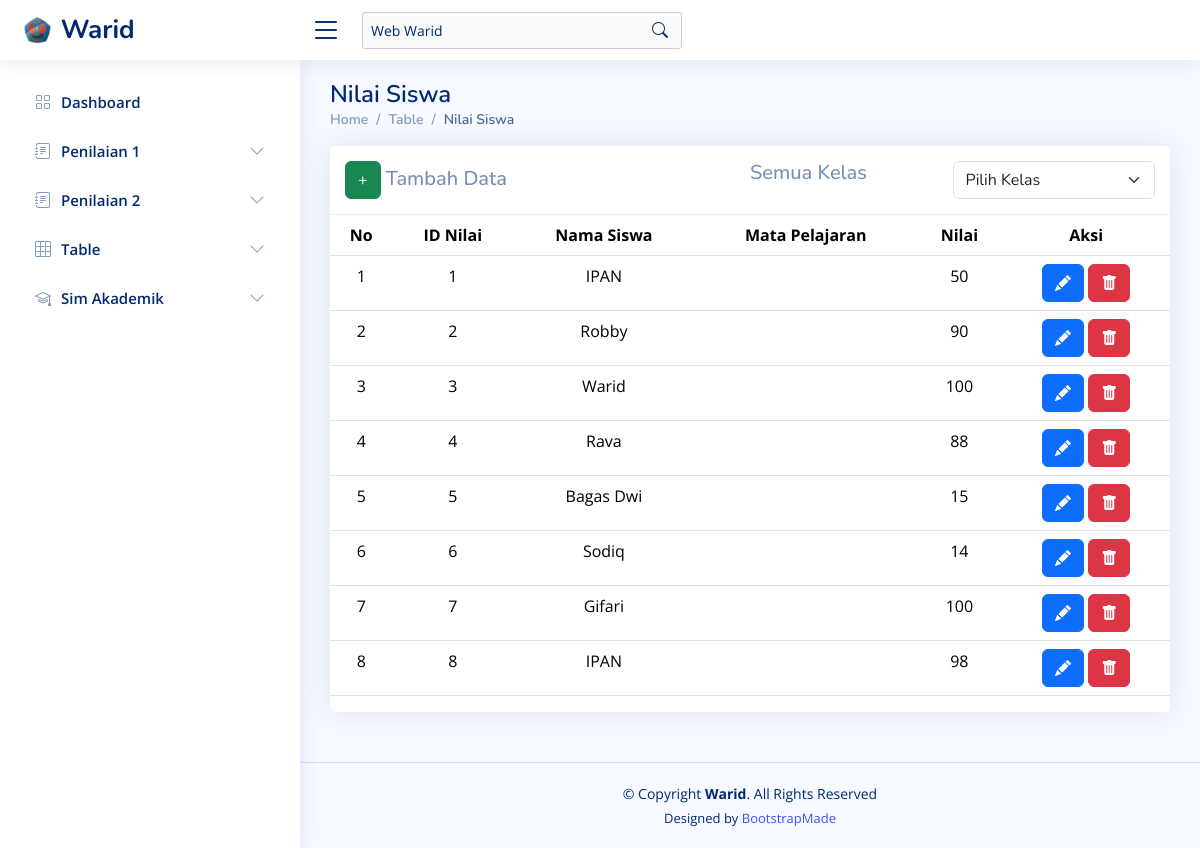
The app's page /?page=nilai_siswa, older data.
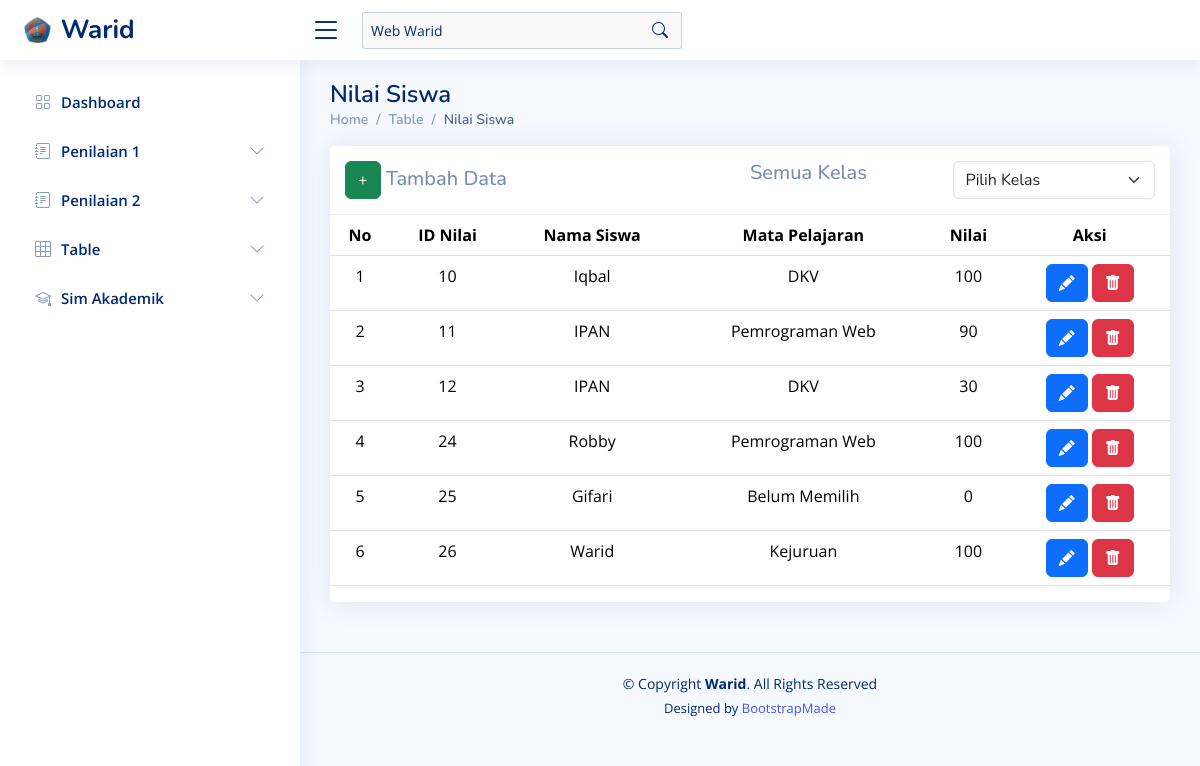
The same page, newer data.
### tables this page shows
CREATE TABLE `nilai_siswa` (
  `id_nilai_siswa` int(10) NOT NULL,
  `id_siswa` int(10) NOT NULL,
  `mata_pelajaran` varchar(255) NOT NULL,
  `nilai` int(10) NOT NULL
);

CREATE TABLE `siswa` (
  `id_siswa` int(11) NOT NULL,
  `nama_siswa` varchar(255) NOT NULL,
  `kelas` varchar(10) NOT NULL
);

### assets/components/sim_akademik_warid/nilai_siswa.php (the view, shortened to what this page needs)
<?php
$pageName = 'nilai_siswa';
?>
<main id="main" class="main">
    <div class="pagetitle">
        <h1>Nilai Siswa</h1>
        <nav>
            <ol class="breadcrumb">
                <li class="breadcrumb-item"><a href="?page=dashboard">Home</a></li>
                <li class="breadcrumb-item">Table</li>
                <li class="breadcrumb-item active">Nilai Siswa</li>
            </ol>
        </nav>
    </div>
    <?php
    if (isset($_POST['kelas_siswa'])) {
        $kelas_siswa = $_POST['kelas_siswa'];
        if ($kelas_siswa == "Semua Kelas") {
            $kelas_query = "";
            $kelas_query_join = " ";
        } else {
            $kelas_query = "WHERE kelas ='$kelas_siswa'";
            $kelas_query_join = "WHERE siswa.kelas ='$kelas_siswa'";
        }
    } else {
        $kelas_siswa = "Semua Kelas";
        $kelas_query_join = " ";
    }
    ?>
    <section class="section">
        <div class="row">
            <div class="col-lg-12">
                <div class="card">
                    <h5 class="card-header d-flex"">
                        <span class=" col-sm-6"><a href="?page=<?php echo $pageName ?>&alert=add_data&kelas_siswa=<?php echo $kelas_siswa; ?>" class="btn btn-success">+</a> Tambah Data</span>
                        <span class="col-sm-3"><?php echo $kelas_siswa; ?></span>
                        <form class="col-sm-3" action="?page=<?php echo $pageName ?>" method="post">
                            <select class="form-select" name="kelas_siswa" id="kelas_siswa" onchange="this.form.submit()">
                                <option value="Belum Memilih">Pilih Kelas</option>
                            </select>
                        </form>
                    </h5>
                    <div class="table-responsive text-nowrap">
                        <table class="table" style="text-align:center">
                            <thead>
                                <tr>
                                    <th>No</th>
                                    <th>ID Nilai</th>
                                    <th>Nama Siswa</th>
                                    <th>Mata Pelajaran</th>
                                    <th>Nilai</th>
                                    <th>Aksi</th>
                                </tr>
                            </thead>
                            <tbody class="table-border-bottom-0">
                                <?php
                                $no = 1;
                                $result = mysqli_query($koneksi1, "SELECT nilai_siswa.id_nilai_siswa, siswa.nama_siswa, nilai_siswa.mata_pelajaran,nilai_siswa.nilai FROM nilai_siswa INNER JOIN siswa ON nilai_siswa.id_siswa = siswa.id_siswa $kelas_query_join ORDER BY nilai_siswa.id_nilai_siswa");
                                while ($data = mysqli_fetch_assoc($result)) {
                                ?>
                                    <tr>
                                        <td><?php echo $no++; ?></td>
                                        <td><?php echo $data['id_nilai_siswa']; ?></td>
                                        <td><?php echo $data['nama_siswa']; ?></td>
                                        <td><?php echo $data['mata_pelajaran']; ?></td>
                                        <td><?php echo $data['nilai']; ?></td>
                                        <td>
                                            <a href="?page=<?php echo $pageName ?>&alert=EditData&id_nilai_siswa=<?php echo $data['id_nilai_siswa']; ?>" class="btn btn-primary"><i class="bi bi-pencil-fill" style="color: white;"></i></a>
                                            <a href="?page=<?php echo $pageName ?>&alert=ConfirmationDeleteSim&pageName=<?php echo $pageName ?>&id=<?php echo $data['id_nilai_siswa']; ?>" class="btn btn-danger"><i class="bi bi-trash-fill" style="color: white;"></i></a>
                                        </td>
                                    </tr><?php } ?>
                            </tbody>
                        </table>
                    </div>
                </div>
            </div>
        </div>
    </section>
</main>

### index.php (shortened to what this page needs)
<!DOCTYPE html>
<html lang="en">
<head>
  <link href="assets/vendor/bootstrap/css/bootstrap.min.css" rel="stylesheet">
  <link href="assets/vendor/bootstrap-icons/bootstrap-icons.css" rel="stylesheet">
  <link href="assets/vendor/boxicons/css/boxicons.min.css" rel="stylesheet">
  <link href="assets/vendor/quill/quill.snow.css" rel="stylesheet">
  <link href="assets/vendor/quill/quill.bubble.css" rel="stylesheet">
  <link href="assets/vendor/remixicon/remixicon.css" rel="stylesheet">
  <link href="assets/vendor/simple-datatables/style.css" rel="stylesheet">
  <link href="assets/css/style.css" rel="stylesheet">
</head>
<body>
  <?php
  include "assets/components/koneksi.php";
  ?>
  <?php include 'assets/components/header.php'; ?>
  <?php
    $dashboard_sidebar = "collapsed";
  ?>
  <?php
  if (!isset($_GET['page'])) {
    $page = 'dashboard';
  } else {
    $page = $_GET['page'];
  }
  switch ($page) {
    case 'nilai_siswa':
      include 'assets/components/sim_akademik_warid/nilai_siswa.php';
      break;
  }
  ?>
  <?php include "assets/components/sidebar.php"; ?>
  <?php include 'assets/components/footer.php' ?>
</body>
</html>

### assets/components/header.php (shortened to what this page needs)
<header id="header" class="header fixed-top d-flex align-items-center">
    <div class="d-flex align-items-center justify-content-between">
      <a href="?page=dashboard" class="logo d-flex align-items-center">
        <img src="assets/img/logo.png" alt="">
        <span class="d-none d-lg-block">Warid</span>
      </a>
      <i class="bi bi-list toggle-sidebar-btn"></i>
    </div>
    <div class="search-bar">
      <div class="search-form d-flex align-items-center">
        <input type="text" name="query" placeholder="Web Warid" title="Web Warid" value="Web Warid" disabled>
        <button><i class="bi bi-search"></i></button>
      </div>
    </div>
  </header>

### assets/components/sidebar.php (shortened to what this page needs)
<aside id="sidebar" class="sidebar">
  <ul class="sidebar-nav" id="sidebar-nav">
    <li class="nav-item">
      <a class="nav-link <?php echo $dashboard_sidebar; ?>" href="index.php">
        <i class="bi bi-grid"></i>
        <span>Dashboard</span>
      </a>
    </li>
    <li class="nav-item">
      <a class="nav-link collapsed" data-bs-target="#penilaian-1" data-bs-toggle="collapse" href="#">
        <i class="bi bi-journal-text"></i><span>Penilaian 1</span><i class="bi bi-chevron-down ms-auto"></i>
      </a>
    </li>
    <li class="nav-item">
      <a class="nav-link collapsed" data-bs-target="#penilaian-2" data-bs-toggle="collapse" href="#">
        <i class="bi bi-journal-text"></i><span>Penilaian 2</span><i class="bi bi-chevron-down ms-auto"></i>
      </a>
    </li>
    <li class="nav-item">
      <a class="nav-link collapsed" data-bs-target="#table-view" data-bs-toggle="collapse" href="#">
        <i class="bi bi-grid-3x3"></i><span>Table</span><i class="bi bi-chevron-down ms-auto"></i>
      </a>
    </li>
    <li class="nav-item">
      <a class="nav-link collapsed" data-bs-target="#sim_akademik" data-bs-toggle="collapse" href="#">
        <i class="bi bi-mortarboard"></i><span>Sim Akademik</span><i class="bi bi-chevron-down ms-auto"></i>
      </a>
    </li>
  </ul>
</aside>

### assets/components/footer.php
<footer id="footer" class="footer">
    <div class="copyright">
      &copy; Copyright <strong><span>Warid</span></strong>. All Rights Reserved
    </div>
    <div class="credits">
      Designed by <a href="https://bootstrapmade.com/">BootstrapMade</a>
    </div>
</footer>

### assets/css/style.css (style rules this page uses)
:root { scroll-behavior: smooth; }
body { font-family: "Open Sans", sans-serif; background: #f6f9ff; color: #444444; }
a { color: #4154f1; text-decoration: none; }
h1, h2, h3, h4, h5, h6 { font-family: "Nunito", sans-serif; }
#main { margin-top: 60px; padding: 20px 30px; transition: all 0.3s; }
.pagetitle { margin-bottom: 10px; }
.pagetitle h1 { font-size: 24px; margin-bottom: 0; font-weight: 600; color: #012970; }
.card { margin-bottom: 30px; border: none; border-radius: 5px; box-shadow: 0px 0 30px rgba(1, 41, 112, 0.1); }
.card-header, .card-footer { border-color: #ebeef4; background-color: #fff; color: #798eb3; padding: 15px; }
.breadcrumb { font-size: 14px; font-family: "Nunito", sans-serif; color: #899bbd; font-weight: 600; }
.breadcrumb a { color: #899bbd; transition: 0.3s; }
.breadcrumb .breadcrumb-item::before { color: #899bbd; }
.breadcrumb .active { color: #51678f; font-weight: 600; }
.logo { line-height: 1; }
@media (min-width: 1200px) { .logo { width: 280px; } }
.logo img { max-height: 26px; margin-right: 6px; }
.logo span { font-size: 26px; font-weight: 700; color: #012970; font-family: "Nunito", sans-serif; }
.header { transition: all 0.5s; z-index: 997; height: 60px; box-shadow: 0px 2px 20px rgba(1, 41, 112, 0.1); background-color: #fff; padding-left: 20px; }
.header .toggle-sidebar-btn { font-size: 32px; padding-left: 10px; cursor: pointer; color: #012970; }
.header .search-bar { min-width: 360px; padding: 0 20px; }
.header .search-form { width: 100%; }
.header .search-form input { border: 0; font-size: 14px; color: #012970; border: 1px solid rgba(1, 41, 112, 0.2); padding: 7px 38px 7px 8px; border-radius: 3px; transition: 0.3s; width: 100%; }
.header .search-form button { border: 0; padding: 0; margin-left: -30px; background: none; }
.header .search-form button i { color: #012970; }
.sidebar { position: fixed; top: 60px; left: 0; bottom: 0; width: 300px; z-index: 996; transition: all 0.3s; padding: 20px; overflow-y: auto; scrollbar-width: thin; scrollbar-color: #aab7cf transparent; box-shadow: 0px 0px 20px rgba(1, 41, 112, 0.1); background-color: #fff; }
@media (min-width: 1200px) { #main, #footer { margin-left: 300px; } }
.sidebar-nav { padding: 0; margin: 0; list-style: none; }
.sidebar-nav li { padding: 0; margin: 0; list-style: none; }
.sidebar-nav .nav-item { margin-bottom: 5px; }
.sidebar-nav .nav-link { display: flex; align-items: center; font-size: 15px; font-weight: 600; color: #4154f1; transition: 0.3; background: #f6f9ff; padding: 10px 15px; border-radius: 4px; }
.sidebar-nav .nav-link i { font-size: 16px; margin-right: 10px; color: #4154f1; }
.sidebar-nav .nav-link.collapsed { color: #012970; background: #fff; }
.sidebar-nav .nav-link.collapsed i { color: #899bbd; }
.sidebar-nav .nav-link .bi-chevron-down { margin-right: 0; transition: transform 0.2s ease-in-out; }
.footer { padding: 20px 0; font-size: 14px; transition: all 0.3s; border-top: 1px solid #cddfff; }
.footer .copyright { text-align: center; color: #012970; }
.footer .credits { padding-top: 5px; text-align: center; font-size: 13px; color: #012970; }

Row changes from the older to the newer data that the page shows:
removed nilai_siswa: id_nilai_siswa "1", id_siswa.nama_siswa "IPAN", nilai "50"
removed nilai_siswa: id_nilai_siswa "2", id_siswa.nama_siswa "Robby", nilai "90"
removed nilai_siswa: id_nilai_siswa "3", id_siswa.nama_siswa "Warid", nilai "100"
removed nilai_siswa: id_nilai_siswa "4", id_siswa.nama_siswa "Rava", nilai "88"
removed nilai_siswa: id_nilai_siswa "5", id_siswa.nama_siswa "Bagas Dwi", nilai "15"
removed nilai_siswa: id_nilai_siswa "6", id_siswa.nama_siswa "Sodiq", nilai "14"
removed nilai_siswa: id_nilai_siswa "7", id_siswa.nama_siswa "Gifari", nilai "100"
removed nilai_siswa: id_nilai_siswa "8", id_siswa.nama_siswa "IPAN", nilai "98"
added nilai_siswa: id_nilai_siswa "10", id_siswa.nama_siswa "Iqbal", mata_pelajaran "DKV", nilai "100"
added nilai_siswa: id_nilai_siswa "11", id_siswa.nama_siswa "IPAN", mata_pelajaran "Pemrograman Web", nilai "90"
added nilai_siswa: id_nilai_siswa "12", id_siswa.nama_siswa "IPAN", mata_pelajaran "DKV", nilai "30"
added nilai_siswa: id_nilai_siswa "24", id_siswa.nama_siswa "Robby", mata_pelajaran "Pemrograman Web", nilai "100"
added nilai_siswa: id_nilai_siswa "25", id_siswa.nama_siswa "Gifari", mata_pelajaran "Belum Memilih", nilai "0"
added nilai_siswa: id_nilai_siswa "26", id_siswa.nama_siswa "Warid", mata_pelajaran "Kejuruan", nilai "100"
